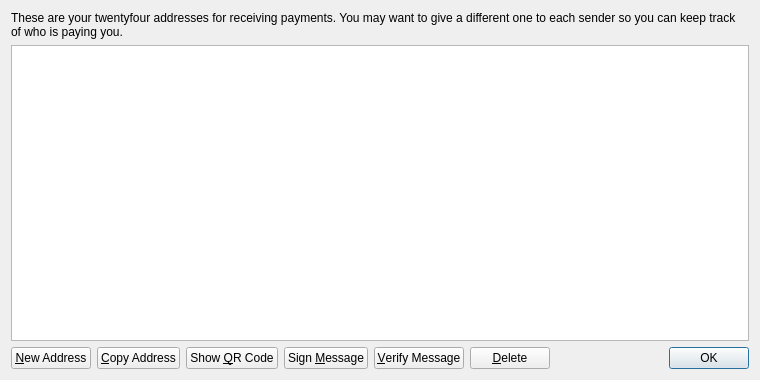
<?xml version="1.0" encoding="UTF-8"?>
<ui version="4.0">
 <class>AddressBookPage</class>
 <widget class="QWidget" name="AddressBookPage">
  <property name="geometry">
   <rect>
    <x>0</x>
    <y>0</y>
    <width>760</width>
    <height>380</height>
   </rect>
  </property>
  <property name="windowTitle">
   <string>Address Book</string>
  </property>
  <layout class="QVBoxLayout" name="verticalLayout">
   <item>
    <widget class="QLabel" name="labelExplanation">
     <property name="text">
      <string>These are your twentyfour addresses for receiving payments. You may want to give a different one to each sender so you can keep track of who is paying you.</string>
     </property>
     <property name="textFormat">
      <enum>Qt::PlainText</enum>
     </property>
     <property name="wordWrap">
      <bool>true</bool>
     </property>
    </widget>
   </item>
   <item>
    <widget class="QTableView" name="tableView">
     <property name="contextMenuPolicy">
      <enum>Qt::CustomContextMenu</enum>
     </property>
     <property name="toolTip">
      <string>Double-click to edit address or label</string>
     </property>
     <property name="tabKeyNavigation">
      <bool>false</bool>
     </property>
     <property name="alternatingRowColors">
      <bool>true</bool>
     </property>
     <property name="selectionMode">
      <enum>QAbstractItemView::SingleSelection</enum>
     </property>
     <property name="selectionBehavior">
      <enum>QAbstractItemView::SelectRows</enum>
     </property>
     <property name="sortingEnabled">
      <bool>true</bool>
     </property>
     <attribute name="verticalHeaderVisible">
      <bool>false</bool>
     </attribute>
    </widget>
   </item>
   <item>
    <layout class="QHBoxLayout" name="horizontalLayout">
     <item>
      <widget class="QPushButton" name="newAddressButton">
       <property name="toolTip">
        <string>Create a new address</string>
       </property>
       <property name="text">
        <string>&amp;New Address</string>
       </property>
       <property name="icon">
        <iconset resource="../bitcoin.qrc">
         <normaloff>:/icons/add</normaloff>:/icons/add</iconset>
       </property>
      </widget>
     </item>
     <item>
      <widget class="QPushButton" name="copyToClipboard">
       <property name="toolTip">
        <string>Copy the currently selected address to the system clipboard</string>
       </property>
       <property name="text">
        <string>&amp;Copy Address</string>
       </property>
       <property name="icon">
        <iconset resource="../bitcoin.qrc">
         <normaloff>:/icons/editcopy</normaloff>:/icons/editcopy</iconset>
       </property>
      </widget>
     </item>
     <item>
      <widget class="QPushButton" name="showQRCode">
       <property name="text">
        <string>Show &amp;QR Code</string>
       </property>
       <property name="icon">
        <iconset resource="../bitcoin.qrc">
         <normaloff>:/icons/qrcode</normaloff>:/icons/qrcode</iconset>
       </property>
      </widget>
     </item>
     <item>
      <widget class="QPushButton" name="signMessage">
       <property name="toolTip">
        <string>Sign a message to prove you own a twentyfour address</string>
       </property>
       <property name="text">
        <string>Sign &amp;Message</string>
       </property>
       <property name="icon">
        <iconset resource="../bitcoin.qrc">
         <normaloff>:/icons/edit</normaloff>:/icons/edit</iconset>
       </property>
      </widget>
     </item>
     <item>
      <widget class="QPushButton" name="verifyMessage">
       <property name="toolTip">
        <string>Verify a message to ensure it was signed with a specified twentyfour address</string>
       </property>
       <property name="text">
        <string>&amp;Verify Message</string>
       </property>
       <property name="icon">
        <iconset resource="../bitcoin.qrc">
         <normaloff>:/icons/transaction_0</normaloff>:/icons/transaction_0</iconset>
       </property>
      </widget>
     </item>
     <item>
      <widget class="QPushButton" name="deleteButton">
       <property name="toolTip">
        <string>Delete the currently selected address from the list</string>
       </property>
       <property name="text">
        <string>&amp;Delete</string>
       </property>
       <property name="icon">
        <iconset resource="../bitcoin.qrc">
         <normaloff>:/icons/remove</normaloff>:/icons/remove</iconset>
       </property>
      </widget>
     </item>
     <item>
      <spacer name="horizontalSpacer">
       <property name="orientation">
        <enum>Qt::Horizontal</enum>
       </property>
       <property name="sizeHint" stdset="0">
        <size>
         <width>40</width>
         <height>20</height>
        </size>
       </property>
      </spacer>
     </item>
     <item>
      <widget class="QDialogButtonBox" name="buttonBox">
       <property name="sizePolicy">
        <sizepolicy hsizetype="Maximum" vsizetype="Fixed">
         <horstretch>0</horstretch>
         <verstretch>0</verstretch>
        </sizepolicy>
       </property>
       <property name="standardButtons">
        <set>QDialogButtonBox::Ok</set>
       </property>
      </widget>
     </item>
    </layout>
   </item>
  </layout>
 </widget>
 <resources>
  <include location="../bitcoin.qrc"/>
 </resources>
 <connections/>
</ui>
